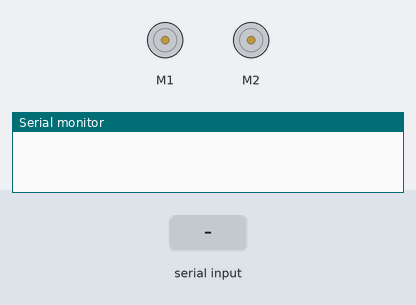
Recording of a sketch running on a simulated Arduino Leonardo, built with avr-gcc and run on an emulated ATmega32U4. Parts: 2 × DC motor (green arrow = forward, orange = backward, longer = faster), the last lines printed to the serial monitor. Inputs (shaded band) come from the test bench.

Above: at 1.2 s.
1.3 s: "w" received over the second serial link
At 2.1 s:
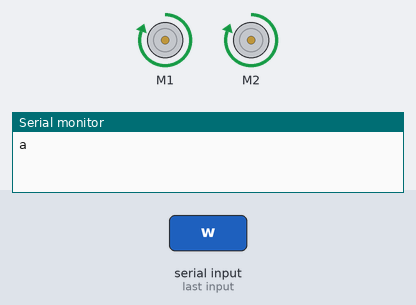
2.8 s: "a" received over the second serial link
At 3.3 s:
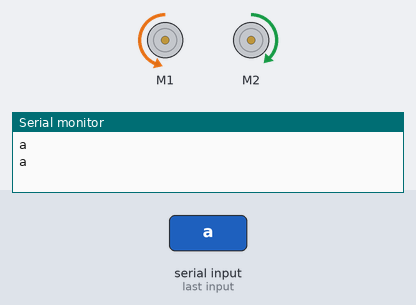
4.3 s: "d" received over the second serial link
At 5.5 s:
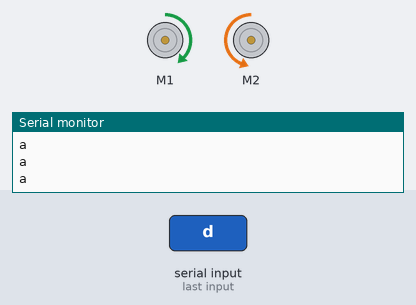
5.8 s: "s" received over the second serial link
At 6.7 s:
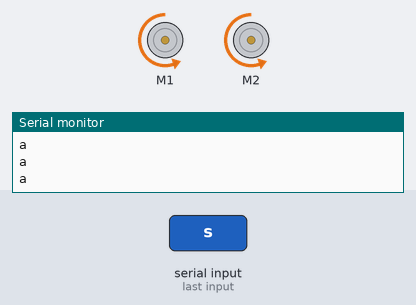
7.3 s: "q" received over the second serial link
At 8.0 s:
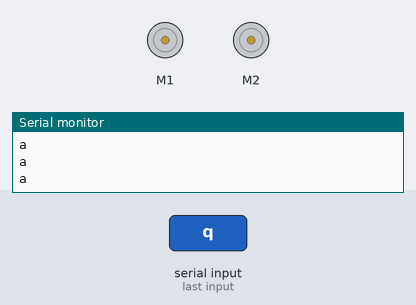
Timing chart, 0 to 9.9 s (numbered marks = the images above; inputs shaded):
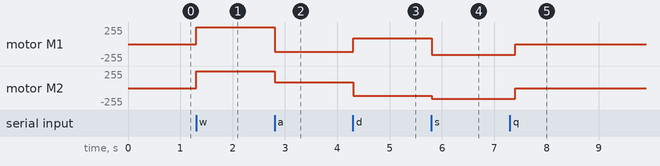

Measured:
- after the input at 1.3 s, motor M1, motor M2: stopped → forward 255/255 at once
- after the input at 2.8 s, motor M1: forward 255/255 → backward 114/255 at once; motor M2: forward 255/255 → forward 89/255 at once
- after the input at 4.3 s, motor M1: backward 114/255 → forward 89/255 at once; motor M2: forward 89/255 → backward 114/255 at once
- after the input at 5.8 s, motor M1: forward 89/255 → backward 159/255 at once; motor M2: backward 114/255 → backward 159/255 at once
- after the input at 7.3 s, motor M1, motor M2: backward 159/255 → stopped after 0.10 s

The sketch:

sketschXbeeAhmed.ino
```cpp
#include <Wire.h>
#include <Zumo32U4.h>

Zumo32U4Motors motors;
Zumo32U4Buzzer buzzer;

char input;

void setup()
{
  Serial.begin(9600);
  Serial1.begin(9600);
}

int snelheidLinks = 0;
int snelheidRechts = 0;


void loop()
{

  if (Serial1.available())
  {
    input=Serial1.read();


    if (input == 'w')
    {
      snelheidLinks = 400;
      snelheidRechts = 400; //vooruit
      Serial1.println("Vooruit!");
    }
    if (input == 'a'){
      snelheidLinks = -180;
      snelheidRechts = 140; // bocht naar links
      Serial1.println("bocht naar links!");
    }
    if (input == 'd'){
      snelheidLinks = 140;
      snelheidRechts = -180; // bocht naar rechts
      Serial1.println("bocht naar rechts!");
    }
    if (input == 's') //achteruit
    {
      snelheidLinks = -250;
      snelheidRechts = -250;
      Serial1.println("achteruit!!");
    }
    if (input == 'q'){
      snelheidLinks = 0;
      snelheidRechts = 0;
      Serial1.println("stop!!");
      ledRed(1);
      delay(100);
      ledRed(0);
    } //stop

    if (snelheidLinks > 400) snelheidLinks = 400;
    if (snelheidLinks < -400) snelheidLinks = -400;
    if (snelheidRechts > 400) snelheidRechts = 400;
    if (snelheidRechts < -400) snelheidRechts = -400;
    motors.setLeftSpeed(snelheidLinks);
    motors.setRightSpeed(snelheidRechts);
    Serial.println("a");
  }
}
```
